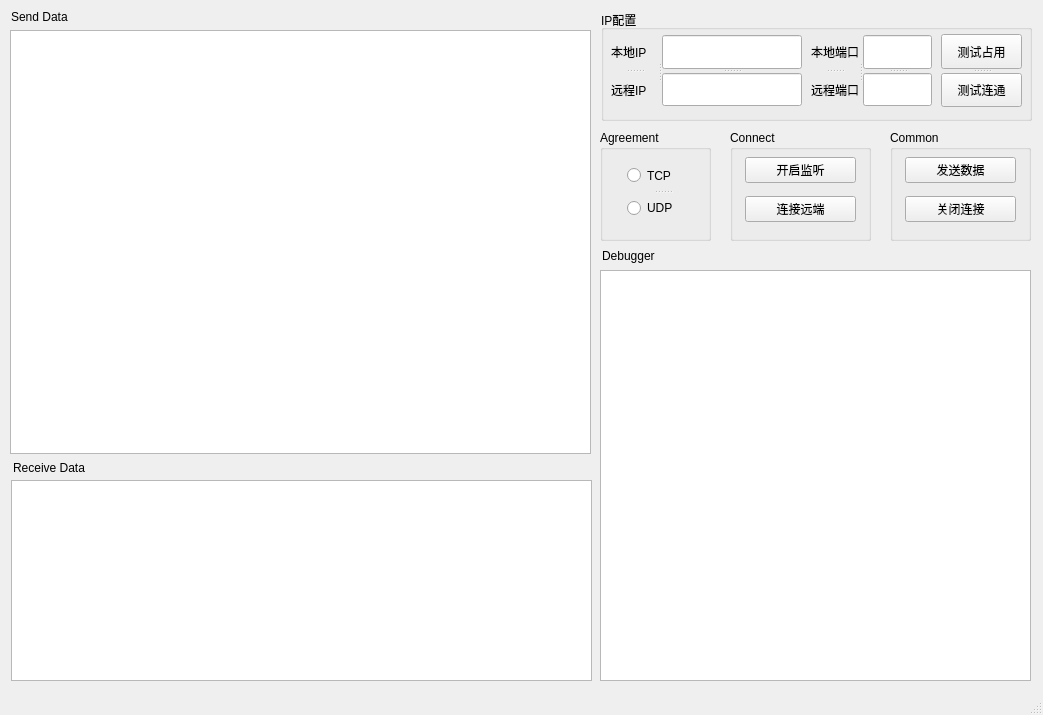
<?xml version="1.0" encoding="UTF-8"?>
<ui version="4.0">
 <class>MainWindow</class>
 <widget class="QMainWindow" name="MainWindow">
  <property name="geometry">
   <rect>
    <x>0</x>
    <y>0</y>
    <width>1043</width>
    <height>715</height>
   </rect>
  </property>
  <property name="windowTitle">
   <string>网络调试工具 by 浅笑996</string>
  </property>
  <property name="windowIcon">
   <iconset>
    <normaloff>logo.png</normaloff>logo.png</iconset>
  </property>
  <widget class="QWidget" name="centralwidget">
   <widget class="QGroupBox" name="groupBox">
    <property name="geometry">
     <rect>
      <x>601</x>
      <y>10</y>
      <width>431</width>
      <height>111</height>
     </rect>
    </property>
    <property name="title">
     <string>IP配置</string>
    </property>
    <widget class="QSplitter" name="splitter_9">
     <property name="geometry">
      <rect>
       <x>10</x>
       <y>25</y>
       <width>191</width>
       <height>71</height>
      </rect>
     </property>
     <property name="orientation">
      <enum>Qt::Horizontal</enum>
     </property>
     <widget class="QSplitter" name="splitter_7">
      <property name="orientation">
       <enum>Qt::Vertical</enum>
      </property>
      <widget class="QLabel" name="label">
       <property name="text">
        <string>本地IP</string>
       </property>
       <property name="textFormat">
        <enum>Qt::AutoText</enum>
       </property>
      </widget>
      <widget class="QLabel" name="label_8">
       <property name="text">
        <string>远程IP</string>
       </property>
       <property name="textFormat">
        <enum>Qt::AutoText</enum>
       </property>
      </widget>
     </widget>
     <widget class="QSplitter" name="splitter_5">
      <property name="orientation">
       <enum>Qt::Vertical</enum>
      </property>
      <widget class="QLineEdit" name="lip"/>
      <widget class="QLineEdit" name="rip">
       <property name="text">
        <string/>
       </property>
      </widget>
     </widget>
    </widget>
    <widget class="QSplitter" name="splitter_10">
     <property name="geometry">
      <rect>
       <x>210</x>
       <y>25</y>
       <width>121</width>
       <height>71</height>
      </rect>
     </property>
     <property name="orientation">
      <enum>Qt::Horizontal</enum>
     </property>
     <widget class="QSplitter" name="splitter_8">
      <property name="orientation">
       <enum>Qt::Vertical</enum>
      </property>
      <widget class="QLabel" name="label_2">
       <property name="text">
        <string>本地端口</string>
       </property>
      </widget>
      <widget class="QLabel" name="label_7">
       <property name="text">
        <string>远程端口</string>
       </property>
      </widget>
     </widget>
     <widget class="QSplitter" name="splitter">
      <property name="orientation">
       <enum>Qt::Vertical</enum>
      </property>
      <widget class="QLineEdit" name="lport"/>
      <widget class="QLineEdit" name="rport">
       <property name="text">
        <string/>
       </property>
      </widget>
     </widget>
    </widget>
    <widget class="QSplitter" name="splitter_11">
     <property name="geometry">
      <rect>
       <x>340</x>
       <y>24</y>
       <width>81</width>
       <height>73</height>
      </rect>
     </property>
     <property name="orientation">
      <enum>Qt::Vertical</enum>
     </property>
     <widget class="QPushButton" name="ltest">
      <property name="text">
       <string>测试占用</string>
      </property>
     </widget>
     <widget class="QPushButton" name="rtest">
      <property name="text">
       <string>测试连通</string>
      </property>
     </widget>
    </widget>
   </widget>
   <widget class="QPlainTextEdit" name="send_data">
    <property name="geometry">
     <rect>
      <x>10</x>
      <y>30</y>
      <width>581</width>
      <height>424</height>
     </rect>
    </property>
   </widget>
   <widget class="QLabel" name="label_3">
    <property name="geometry">
     <rect>
      <x>11</x>
      <y>9</y>
      <width>81</width>
      <height>16</height>
     </rect>
    </property>
    <property name="text">
     <string>Send Data</string>
    </property>
   </widget>
   <widget class="QPlainTextEdit" name="Receive_data">
    <property name="geometry">
     <rect>
      <x>11</x>
      <y>480</y>
      <width>581</width>
      <height>201</height>
     </rect>
    </property>
   </widget>
   <widget class="QLabel" name="label_4">
    <property name="geometry">
     <rect>
      <x>13</x>
      <y>460</y>
      <width>141</width>
      <height>16</height>
     </rect>
    </property>
    <property name="text">
     <string>Receive Data</string>
    </property>
   </widget>
   <widget class="QGroupBox" name="groupBox_3">
    <property name="geometry">
     <rect>
      <x>730</x>
      <y>130</y>
      <width>141</width>
      <height>111</height>
     </rect>
    </property>
    <property name="title">
     <string>Connect</string>
    </property>
    <widget class="QWidget" name="layoutWidget">
     <property name="geometry">
      <rect>
       <x>15</x>
       <y>20</y>
       <width>111</width>
       <height>81</height>
      </rect>
     </property>
     <layout class="QGridLayout" name="gridLayout_2">
      <item row="0" column="0">
       <widget class="QPushButton" name="open">
        <property name="text">
         <string>开启监听</string>
        </property>
       </widget>
      </item>
      <item row="1" column="0">
       <widget class="QPushButton" name="connect">
        <property name="text">
         <string>连接远端</string>
        </property>
       </widget>
      </item>
     </layout>
    </widget>
   </widget>
   <widget class="QGroupBox" name="groupBox_4">
    <property name="geometry">
     <rect>
      <x>890</x>
      <y>130</y>
      <width>141</width>
      <height>111</height>
     </rect>
    </property>
    <property name="title">
     <string>Common</string>
    </property>
    <widget class="QSplitter" name="splitter_14">
     <property name="geometry">
      <rect>
       <x>10</x>
       <y>20</y>
       <width>48</width>
       <height>61</height>
      </rect>
     </property>
     <property name="orientation">
      <enum>Qt::Vertical</enum>
     </property>
    </widget>
    <widget class="QWidget" name="layoutWidget_2">
     <property name="geometry">
      <rect>
       <x>15</x>
       <y>20</y>
       <width>111</width>
       <height>81</height>
      </rect>
     </property>
     <layout class="QGridLayout" name="gridLayout_3">
      <item row="2" column="0">
       <widget class="QPushButton" name="close">
        <property name="text">
         <string>关闭连接</string>
        </property>
       </widget>
      </item>
      <item row="1" column="0">
       <widget class="QPushButton" name="send">
        <property name="text">
         <string>发送数据</string>
        </property>
       </widget>
      </item>
     </layout>
    </widget>
   </widget>
   <widget class="QPlainTextEdit" name="debugger">
    <property name="geometry">
     <rect>
      <x>600</x>
      <y>270</y>
      <width>431</width>
      <height>411</height>
     </rect>
    </property>
    <property name="readOnly">
     <bool>true</bool>
    </property>
   </widget>
   <widget class="QLabel" name="label_5">
    <property name="geometry">
     <rect>
      <x>602</x>
      <y>248</y>
      <width>81</width>
      <height>16</height>
     </rect>
    </property>
    <property name="text">
     <string>Debugger</string>
    </property>
   </widget>
   <widget class="QGroupBox" name="groupBox_5">
    <property name="geometry">
     <rect>
      <x>600</x>
      <y>130</y>
      <width>111</width>
      <height>111</height>
     </rect>
    </property>
    <property name="title">
     <string>Agreement</string>
    </property>
    <widget class="QSplitter" name="splitter_12">
     <property name="geometry">
      <rect>
       <x>27</x>
       <y>31</y>
       <width>71</width>
       <height>61</height>
      </rect>
     </property>
     <property name="orientation">
      <enum>Qt::Vertical</enum>
     </property>
     <widget class="QRadioButton" name="radio_tcp">
      <property name="text">
       <string>TCP</string>
      </property>
     </widget>
     <widget class="QRadioButton" name="radio_udp">
      <property name="text">
       <string>UDP</string>
      </property>
     </widget>
    </widget>
   </widget>
   <widget class="QSplitter" name="splitter_2">
    <property name="geometry">
     <rect>
      <x>590</x>
      <y>-650</y>
      <width>0</width>
      <height>0</height>
     </rect>
    </property>
    <property name="orientation">
     <enum>Qt::Vertical</enum>
    </property>
   </widget>
   <widget class="QSplitter" name="splitter_3">
    <property name="geometry">
     <rect>
      <x>590</x>
      <y>-650</y>
      <width>0</width>
      <height>0</height>
     </rect>
    </property>
    <property name="orientation">
     <enum>Qt::Vertical</enum>
    </property>
   </widget>
   <widget class="QSplitter" name="splitter_4">
    <property name="geometry">
     <rect>
      <x>590</x>
      <y>-650</y>
      <width>0</width>
      <height>0</height>
     </rect>
    </property>
    <property name="orientation">
     <enum>Qt::Horizontal</enum>
    </property>
   </widget>
   <widget class="QSplitter" name="splitter_6">
    <property name="geometry">
     <rect>
      <x>590</x>
      <y>-650</y>
      <width>0</width>
      <height>0</height>
     </rect>
    </property>
    <property name="orientation">
     <enum>Qt::Vertical</enum>
    </property>
   </widget>
  </widget>
  <widget class="QStatusBar" name="statusBar"/>
 </widget>
 <tabstops>
  <tabstop>lip</tabstop>
  <tabstop>lport</tabstop>
  <tabstop>ltest</tabstop>
  <tabstop>rip</tabstop>
  <tabstop>rport</tabstop>
  <tabstop>rtest</tabstop>
  <tabstop>send_data</tabstop>
  <tabstop>radio_tcp</tabstop>
  <tabstop>radio_udp</tabstop>
  <tabstop>open</tabstop>
  <tabstop>connect</tabstop>
  <tabstop>send</tabstop>
  <tabstop>close</tabstop>
  <tabstop>Receive_data</tabstop>
  <tabstop>debugger</tabstop>
 </tabstops>
 <resources/>
 <connections/>
</ui>
